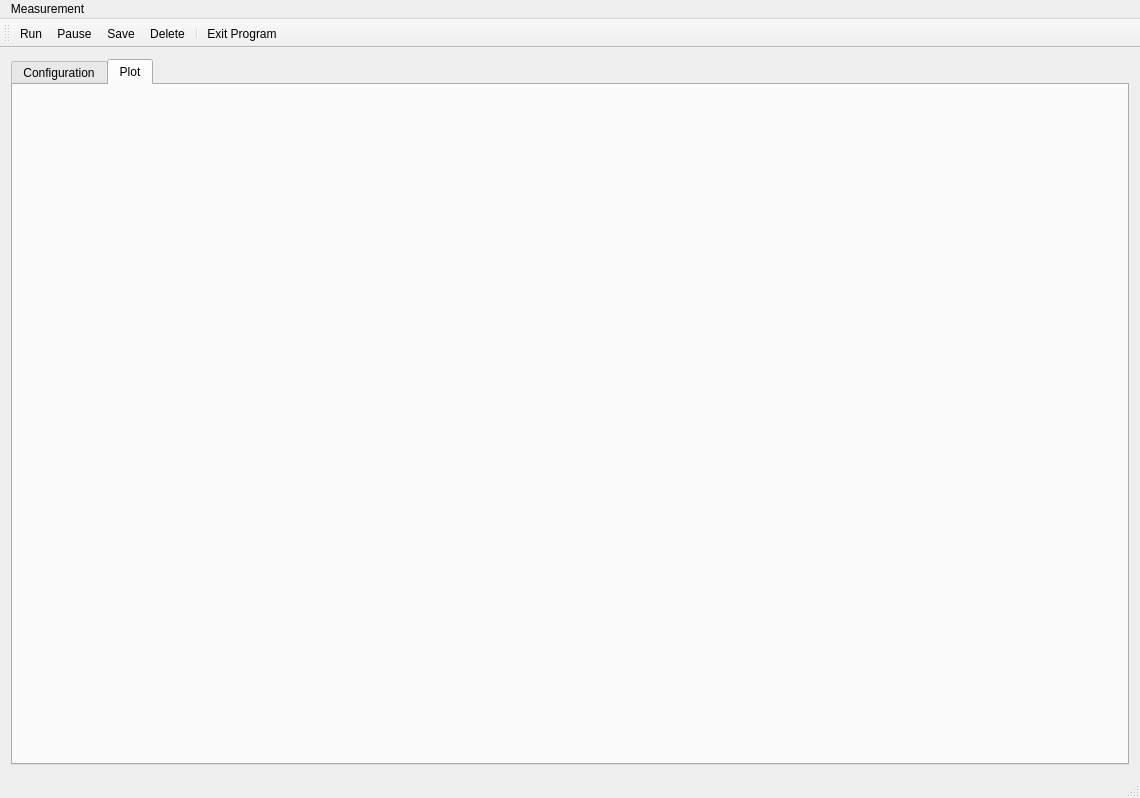
<?xml version="1.0" encoding="UTF-8"?>
<ui version="4.0">
 <class>MainWindow</class>
 <widget class="QMainWindow" name="MainWindow">
  <property name="geometry">
   <rect>
    <x>0</x>
    <y>0</y>
    <width>1140</width>
    <height>798</height>
   </rect>
  </property>
  <property name="windowTitle">
   <string>MainWindow</string>
  </property>
  <widget class="QWidget" name="centralWidget">
   <layout class="QVBoxLayout" name="verticalLayout">
    <item>
     <widget class="QTabWidget" name="tabWidget">
      <property name="currentIndex">
       <number>1</number>
      </property>
      <widget class="QWidget" name="tab">
       <attribute name="title">
        <string>Configuration</string>
       </attribute>
       <layout class="QVBoxLayout" name="verticalLayout_2">
        <item>
         <widget class="QGroupBox" name="groupBox_2">
          <property name="title">
           <string>SPI </string>
          </property>
          <layout class="QHBoxLayout" name="horizontalLayout_8">
           <item>
            <layout class="QHBoxLayout" name="horizontalLayout">
             <item>
              <widget class="QLabel" name="label_3">
               <property name="text">
                <string>Channel: </string>
               </property>
              </widget>
             </item>
             <item>
              <widget class="QComboBox" name="comboBox_spich"/>
             </item>
            </layout>
           </item>
           <item>
            <layout class="QHBoxLayout" name="horizontalLayout_6">
             <item>
              <widget class="QLabel" name="label_5">
               <property name="text">
                <string>Clock Frequency:</string>
               </property>
              </widget>
             </item>
             <item>
              <widget class="QComboBox" name="comboBox_fsclk"/>
             </item>
            </layout>
           </item>
           <item>
            <layout class="QHBoxLayout" name="horizontalLayout_7">
             <item>
              <widget class="QPushButton" name="pushButton_spisetup">
               <property name="text">
                <string>Setup</string>
               </property>
              </widget>
             </item>
             <item>
              <widget class="QLabel" name="label_spi">
               <property name="text">
                <string>SPI status: </string>
               </property>
              </widget>
             </item>
            </layout>
           </item>
          </layout>
         </widget>
        </item>
        <item>
         <widget class="QGroupBox" name="groupBox">
          <property name="title">
           <string>Bandwidth </string>
          </property>
          <layout class="QHBoxLayout" name="horizontalLayout_9">
           <item>
            <layout class="QHBoxLayout" name="horizontalLayout_4">
             <item>
              <layout class="QHBoxLayout" name="horizontalLayout_2">
               <item>
                <widget class="QLabel" name="label">
                 <property name="text">
                  <string>Upper Bandwidth:</string>
                 </property>
                </widget>
               </item>
               <item>
                <widget class="QComboBox" name="comboBox_fH"/>
               </item>
              </layout>
             </item>
             <item>
              <layout class="QHBoxLayout" name="horizontalLayout_3">
               <item>
                <widget class="QLabel" name="label_2">
                 <property name="text">
                  <string>Lower Bandwidth:</string>
                 </property>
                </widget>
               </item>
               <item>
                <widget class="QComboBox" name="comboBox_fL"/>
               </item>
              </layout>
             </item>
             <item>
              <layout class="QHBoxLayout" name="horizontalLayout_5">
               <item>
                <widget class="QLabel" name="label_4">
                 <property name="text">
                  <string>DSP Cutoff:</string>
                 </property>
                </widget>
               </item>
               <item>
                <widget class="QComboBox" name="comboBox_fdsp"/>
               </item>
               <item>
                <widget class="QPushButton" name="pushButton_BW">
                 <property name="text">
                  <string>Set</string>
                 </property>
                </widget>
               </item>
              </layout>
             </item>
            </layout>
           </item>
          </layout>
         </widget>
        </item>
        <item>
         <widget class="QGroupBox" name="groupBox_3">
          <property name="title">
           <string>RAM Registers / ADC Calibration</string>
          </property>
          <layout class="QHBoxLayout" name="horizontalLayout_10">
           <item>
            <widget class="QPushButton" name="pushButton_REG_Config">
             <property name="text">
              <string>RAM REG Config.</string>
             </property>
            </widget>
           </item>
           <item>
            <widget class="QLabel" name="label_6">
             <property name="text">
              <string>Address: </string>
             </property>
            </widget>
           </item>
           <item>
            <widget class="QLineEdit" name="lineEdit"/>
           </item>
           <item>
            <widget class="QPushButton" name="ReadREG">
             <property name="text">
              <string>Read Value</string>
             </property>
            </widget>
           </item>
           <item>
            <widget class="QPushButton" name="pushButton_Show_REG">
             <property name="text">
              <string>Show All</string>
             </property>
            </widget>
           </item>
           <item>
            <spacer name="horizontalSpacer">
             <property name="orientation">
              <enum>Qt::Horizontal</enum>
             </property>
             <property name="sizeHint" stdset="0">
              <size>
               <width>40</width>
               <height>20</height>
              </size>
             </property>
            </spacer>
           </item>
           <item>
            <widget class="QPushButton" name="pushButton_ADC_Cal">
             <property name="text">
              <string>Run ADC Calibraition</string>
             </property>
            </widget>
           </item>
           <item>
            <widget class="QPushButton" name="pushButton_Clear_Cal">
             <property name="text">
              <string>Clear Calibraion</string>
             </property>
            </widget>
           </item>
          </layout>
         </widget>
        </item>
        <item>
         <widget class="QGroupBox" name="groupBox_4">
          <property name="title">
           <string>Communication Testing</string>
          </property>
          <layout class="QHBoxLayout" name="horizontalLayout_11">
           <item>
            <widget class="QPushButton" name="pushButton_2">
             <property name="text">
              <string>WRITE</string>
             </property>
            </widget>
           </item>
           <item>
            <widget class="QPushButton" name="pushButton_3">
             <property name="text">
              <string>READ</string>
             </property>
            </widget>
           </item>
          </layout>
         </widget>
        </item>
        <item>
         <widget class="QPlainTextEdit" name="plainTextEdit_test"/>
        </item>
       </layout>
      </widget>
      <widget class="QWidget" name="tab_2">
       <attribute name="title">
        <string>Plot</string>
       </attribute>
       <widget class="QCustomPlot" name="plot_ch1" native="true">
        <property name="geometry">
         <rect>
          <x>10</x>
          <y>20</y>
          <width>381</width>
          <height>151</height>
         </rect>
        </property>
       </widget>
       <widget class="QCustomPlot" name="plot_ch2" native="true">
        <property name="geometry">
         <rect>
          <x>10</x>
          <y>210</y>
          <width>381</width>
          <height>151</height>
         </rect>
        </property>
       </widget>
       <widget class="QLabel" name="label_showdata">
        <property name="geometry">
         <rect>
          <x>440</x>
          <y>90</y>
          <width>84</width>
          <height>21</height>
         </rect>
        </property>
        <property name="text">
         <string/>
        </property>
       </widget>
      </widget>
     </widget>
    </item>
   </layout>
  </widget>
  <widget class="QMenuBar" name="menuBar">
   <property name="geometry">
    <rect>
     <x>0</x>
     <y>0</y>
     <width>1140</width>
     <height>26</height>
    </rect>
   </property>
   <widget class="QMenu" name="menuMeasurement">
    <property name="title">
     <string>Measurement</string>
    </property>
    <addaction name="actionRun"/>
    <addaction name="actionPause"/>
    <addaction name="actionSave"/>
    <addaction name="actionDelete"/>
    <addaction name="separator"/>
    <addaction name="actionExit_Program"/>
   </widget>
   <addaction name="menuMeasurement"/>
  </widget>
  <widget class="QToolBar" name="mainToolBar">
   <attribute name="toolBarArea">
    <enum>TopToolBarArea</enum>
   </attribute>
   <attribute name="toolBarBreak">
    <bool>false</bool>
   </attribute>
   <addaction name="actionRun"/>
   <addaction name="actionPause"/>
   <addaction name="actionSave"/>
   <addaction name="actionDelete"/>
   <addaction name="separator"/>
   <addaction name="actionExit_Program"/>
  </widget>
  <widget class="QStatusBar" name="statusBar"/>
  <action name="actionRun">
   <property name="icon">
    <iconset resource="resource.qrc">
     <normaloff>:/rec/img/run_icon.png</normaloff>:/rec/img/run_icon.png</iconset>
   </property>
   <property name="text">
    <string>Run</string>
   </property>
  </action>
  <action name="actionPause">
   <property name="icon">
    <iconset resource="resource.qrc">
     <normaloff>:/rec/img/pause_icon.png</normaloff>:/rec/img/pause_icon.png</iconset>
   </property>
   <property name="text">
    <string>Pause</string>
   </property>
  </action>
  <action name="actionSave">
   <property name="icon">
    <iconset resource="resource.qrc">
     <normaloff>:/rec/img/save_icon.png</normaloff>:/rec/img/save_icon.png</iconset>
   </property>
   <property name="text">
    <string>Save</string>
   </property>
  </action>
  <action name="actionDelete">
   <property name="icon">
    <iconset resource="resource.qrc">
     <normaloff>:/rec/img/clear_icon.png</normaloff>:/rec/img/clear_icon.png</iconset>
   </property>
   <property name="text">
    <string>Delete</string>
   </property>
  </action>
  <action name="actionExit_Program">
   <property name="icon">
    <iconset resource="resource.qrc">
     <normaloff>:/rec/img/exit_icon.png</normaloff>:/rec/img/exit_icon.png</iconset>
   </property>
   <property name="text">
    <string>Exit Program</string>
   </property>
  </action>
 </widget>
 <layoutdefault spacing="6" margin="11"/>
 <customwidgets>
  <customwidget>
   <class>QCustomPlot</class>
   <extends>QWidget</extends>
   <header>qcustomplot.h</header>
   <container>1</container>
  </customwidget>
 </customwidgets>
 <resources>
  <include location="resource.qrc"/>
 </resources>
 <connections/>
</ui>
